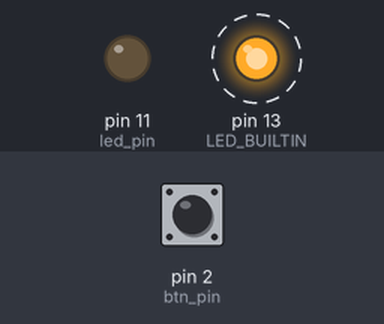
Simulated run of this sketch. Board: Arduino Uno, built with avr-gcc and run on an emulated ATmega328P. On the bench: output pins drawn as LEDs (lit = HIGH). Dashed ring = blinking. Inputs (shaded band) come from the test bench; at power-on: pin 2 (btn_pin) LOW.

Above: at 1.2 s.
1.3 s: pin 2 (btn_pin) pulled HIGH for 0.15 s
At 3.6 s:
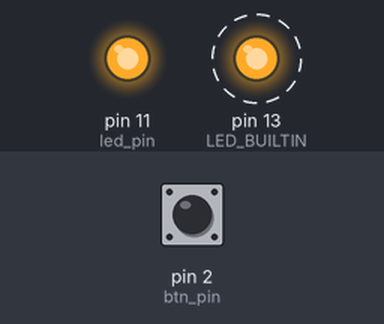
4.4 s: pin 2 (btn_pin) pulled HIGH for 1 s
At 6.6 s:
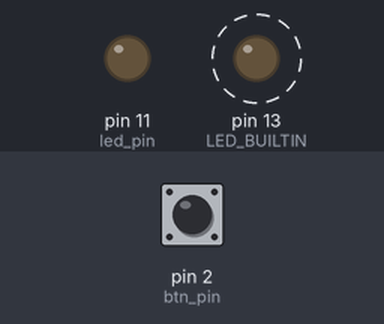
8.4 s: pin 2 (btn_pin) pulled HIGH for 3.2 s
At 9.2 s:
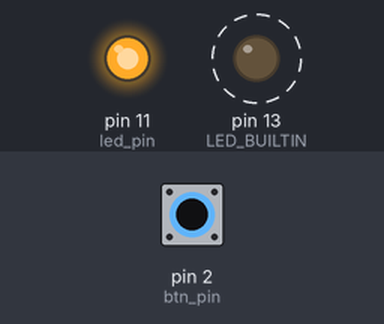
Timing chart, 0 to 20.6 s (numbered marks = the images above; inputs shaded):
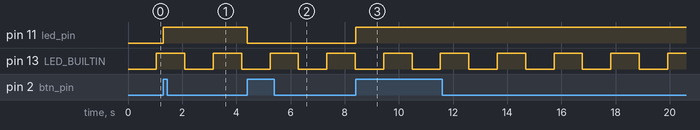

The sketch:

main.ino
```cpp
#define btn_pin 2
#define led_pin 11

bool state = LOW;

void setup() {
  pinMode(btn_pin, INPUT);
  pinMode(led_pin, OUTPUT);
  int int_number = digitalPinToInterrupt(btn_pin);
  attachInterrupt(int_number, _blink, RISING);


  cli();
  TCCR1A = 0;
  TCCR1B = 0;
  TCCR1B = TCCR1B | (1 << CS12);
  TIMSK1 = TIMSK1 | (1 << TOIE1);
  pinMode(LED_BUILTIN, OUTPUT);
  sei();
}

void loop() {
	digitalWrite(led_pin, state);
  	delay(50);
}

void _blink() {
	state = !state;
}

ISR(TIMER1_OVF_vect) {
	digitalWrite(LED_BUILTIN, !digitalRead(LED_BUILTIN));
}
```

Measured:
- after the input at 1.3 s, pin 11 (led_pin): LOW → HIGH at once
- after the input at 4.4 s, pin 11 (led_pin): HIGH → LOW at once
- after the input at 8.4 s, pin 11 (led_pin): LOW → HIGH at once
- by itself, pin 13 (LED_BUILTIN): alternates HIGH for 1.0 s and LOW for 1.0 s
